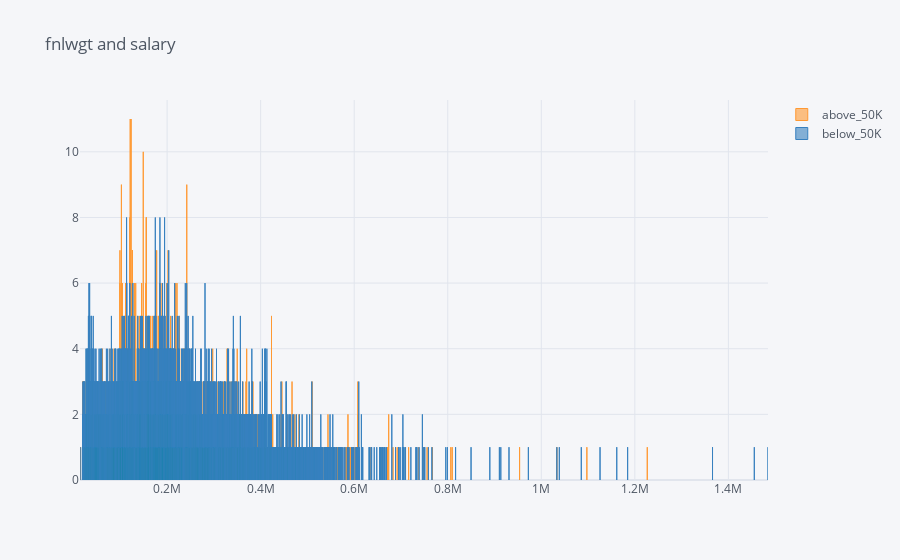

The code cell stored with this chart in its notebook:
### Code cell
pd.crosstab(df['fnlwgt'], df['salary']).iplot(kind='bar', title = 'fnlwgt and salary')

### Figure 1 — Plotly figure (JSON) as saved in the notebook; plotly's stock layout.template omitted (floating-point values rounded to 4 significant figures; data arrays with more than 128 entries replaced by an {"elided": "..."} marker saying what was removed)
{"data": [{"marker": {"color": "rgba(255, 153, 51, 0.6)", "line": {"color": "rgba(255, 153, 51, 1.0)", "width": 1}}, "name": "above_50K", "orientation": "v", "text": "", "type": "bar", "x": {"elided": "17665 int values"}, "y": {"elided": "17665 int values"}}, {"marker": {"color": "rgba(55, 128, 191, 0.6)", "line": {"color": "rgba(55, 128, 191, 1.0)", "width": 1}}, "name": "below_50K", "orientation": "v", "text": "", "type": "bar", "x": {"elided": "17665 int values"}, "y": {"elided": "17665 int values"}}], "layout": {"legend": {"bgcolor": "#F5F6F9", "font": {"color": "#4D5663"}}, "paper_bgcolor": "#F5F6F9", "plot_bgcolor": "#F5F6F9", "title": {"font": {"color": "#4D5663"}, "text": "fnlwgt and salary"}, "xaxis": {"gridcolor": "#E1E5ED", "showgrid": true, "tickfont": {"color": "#4D5663"}, "title": {"font": {"color": "#4D5663"}, "text": ""}, "zerolinecolor": "#E1E5ED"}, "yaxis": {"gridcolor": "#E1E5ED", "showgrid": true, "tickfont": {"color": "#4D5663"}, "title": {"font": {"color": "#4D5663"}, "text": ""}, "zerolinecolor": "#E1E5ED"}}}
